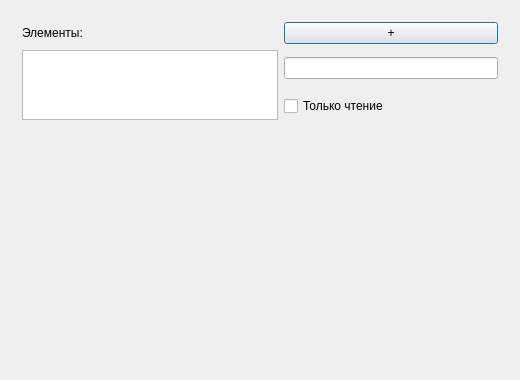
<?xml version="1.0" encoding="UTF-8"?>
<ui version="4.0"><class>Dialog</class><widget class="QDialog" name="Dialog"><property name="geometry"><rect><x>0</x><y>0</y><width>520</width><height>380</height></rect></property><property name="windowTitle"><string>#104 lists/189_list_in_grid</string></property><layout class="QVBoxLayout" name="verticalLayout"><property name="leftMargin"><number>11</number></property><property name="topMargin"><number>11</number></property><property name="rightMargin"><number>11</number></property><property name="bottomMargin"><number>11</number></property><property name="spacing"><number>6</number></property><item><layout class="QGridLayout" name="g"><property name="leftMargin"><number>11</number></property><property name="topMargin"><number>11</number></property><property name="rightMargin"><number>11</number></property><property name="bottomMargin"><number>11</number></property><property name="spacing"><number>6</number></property><item row="0" column="0"><widget class="QLabel" name="l1"><property name="text"><string>Элементы:</string></property></widget></item><item row="0" column="1"><widget class="QPushButton" name="b1"><property name="text"><string>+</string></property></widget></item><item row="1" column="0" rowspan="2"><widget class="QListWidget" name="list"></widget></item><item row="1" column="1"><widget class="QLineEdit" name="e1"></widget></item><item row="2" column="1"><widget class="QCheckBox" name="c1"><property name="text"><string>Только чтение</string></property><property name="checked"><bool>false</bool></property></widget></item></layout></item><item><spacer name="verticalSpacer"><property name="orientation"><enum>Qt::Orientation::Vertical</enum></property><property name="sizeHint" stdset="0"><size><width>40</width><height>20</height></size></property></spacer></item></layout></widget></ui>
